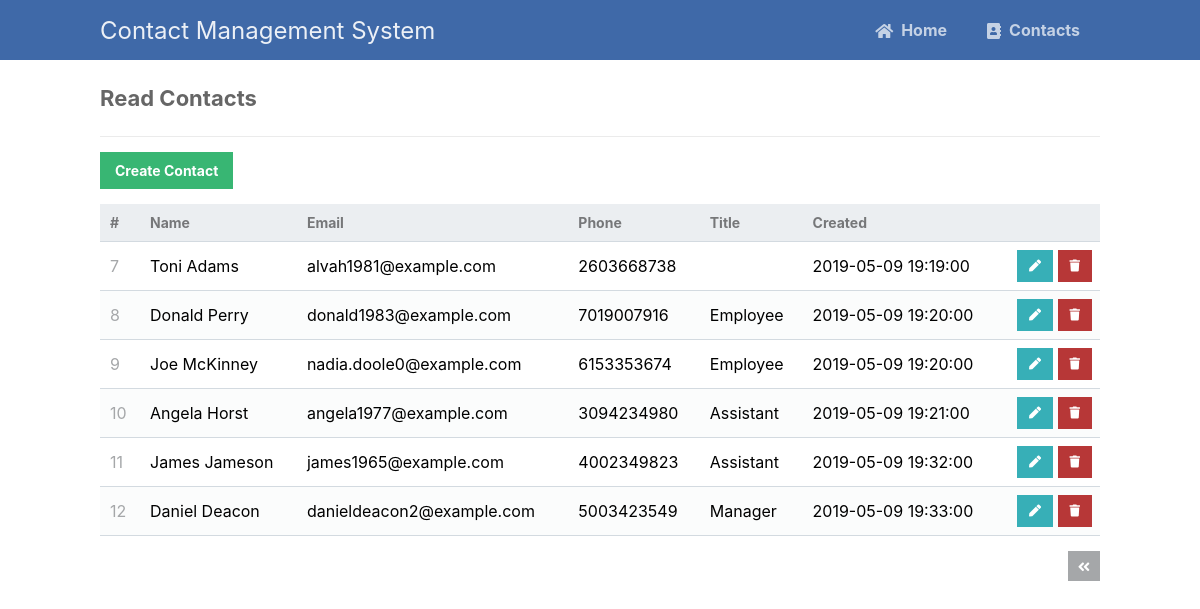
The app's page /read.php?page=2 (signed in) with its own data.
### tables this page shows
CREATE TABLE IF NOT EXISTS `contacts` (
	`id` int(11) NOT NULL AUTO_INCREMENT,
  	`name` varchar(255) NOT NULL,
  	`email` varchar(255) NOT NULL,
  	`phone` varchar(255) NOT NULL,
  	`title` varchar(255) NOT NULL,
  	`created` datetime NOT NULL DEFAULT CURRENT_TIMESTAMP,
	PRIMARY KEY (`id`)
);

### read.php (the view, shortened to what this page needs)
<?php
include 'functions.php';
$pdo = pdo_connect_mysql();
$page = isset($_GET['page']) && is_numeric($_GET['page']) ? (int)$_GET['page'] : 1;
$records_per_page = 6;
$stmt = $pdo->prepare('SELECT * FROM contacts ORDER BY id LIMIT :current_page, :record_per_page');
$stmt->bindValue(':current_page', ($page-1)*$records_per_page, PDO::PARAM_INT);
$stmt->bindValue(':record_per_page', $records_per_page, PDO::PARAM_INT);
$stmt->execute();
$contacts = $stmt->fetchAll(PDO::FETCH_ASSOC);
$no = $records_per_page*($page-1)+1;
?>
<?=template_header('Read')?>
<div class="content read">
	<h2>Read Contacts</h2>
	<a href="create.php" class="create-contact">Create Contact</a>
	<table>
        <thead>
            <tr>
                <td>#</td>
                <td>Name</td>
                <td>Email</td>
                <td>Phone</td>
                <td>Title</td>
                <td>Created</td>
                <td></td>
            </tr>
        </thead>
        <tbody>
            <?php foreach ($contacts as $contact):?>
            <tr>
                <td><?=$no?></td>
                <td><?=$contact['name']?></td>
                <td><?=$contact['email']?></td>
                <td><?=$contact['phone']?></td>
                <td><?=$contact['title']?></td>
                <td><?=$contact['created']?></td>
                <td class="actions">
                    <a href="update.php?id=<?=$contact['id']?>" class="edit"><i class="fas fa-pen fa-xs"></i></a>
                    <a href="delete.php?id=<?=$contact['id']?>" class="trash"><i class="fas fa-trash fa-xs"></i></a>
                </td>
            </tr>
            <?php $no++; endforeach; ?>
        </tbody>
    </table>
	<div class="pagination">
		<?php if ($page > 1): ?>
		<a href="read.php?page=<?=$page-1?>"><i class="fas fa-angle-double-left fa-sm"></i></a>
		<?php endif; ?>
	</div>
</div>
<?=template_footer()?>

### style.css (style rules this page uses)
* { box-sizing: border-box; font-family: -apple-system, BlinkMacSystemFont, "segoe ui", roboto, oxygen, ubuntu, cantarell, "fira sans", "droid sans", "helvetica neue", Arial, sans-serif; font-size: 16px; -webkit-font-smoothing: antialiased; -moz-osx-font-smoothing: grayscale; }
body { background-color: #FFFFFF; margin: 0; }
.content { width: 1000px; margin: 0 auto; }
.content h2 { margin: 0; padding: 25px 0; font-size: 22px; border-bottom: 1px solid #ebebeb; color: #666666; }
.read .create-contact { display: inline-block; text-decoration: none; background-color: #38b673; font-weight: bold; font-size: 14px; color: #FFFFFF; padding: 10px 15px; margin: 15px 0; }
.read .pagination { display: flex; justify-content: flex-end; }
.read .pagination a { display: inline-block; text-decoration: none; background-color: #a5a7a9; font-weight: bold; color: #FFFFFF; padding: 5px 10px; margin: 15px 0 15px 5px; }
.read table { width: 100%; padding-top: 30px; border-collapse: collapse; }
.read table thead { background-color: #ebeef1; border-bottom: 1px solid #d3dae0; }
.read table thead td { padding: 10px; font-weight: bold; color: #767779; font-size: 14px; }
.read table tbody tr { border-bottom: 1px solid #d3dae0; }
.read table tbody tr:nth-child(even) { background-color: #fbfcfc; }
.read table tbody tr td { padding: 10px; }
.read table tbody tr td:nth-child(1) { color: #a5a7a9; }
.read table tbody tr td.actions { padding: 8px; text-align: right; }
.read table tbody tr td.actions .edit, .read table tbody tr td.actions .trash { display: inline-flex; text-align: right; text-decoration: none; color: #FFFFFF; padding: 10px 12px; }
.read table tbody tr td.actions .trash { background-color: #b73737; }
.read table tbody tr td.actions .edit { background-color: #37afb7; }

### records on screen
contacts: name "Toni Adams", email "alvah1981@example.com", phone "2603668738", created "2019-05-09 19:19:00"
contacts: name "Donald Perry", email "donald1983@example.com", phone "7019007916", title "Employee", created "2019-05-09 19:20:00"
contacts: name "Joe McKinney", email "nadia.doole0@example.com", phone "6153353674", title "Employee", created "2019-05-09 19:20:00"
contacts: name "Angela Horst", email "angela1977@example.com", phone "3094234980", title "Assistant", created "2019-05-09 19:21:00"
contacts: name "James Jameson", email "james1965@example.com", phone "4002349823", title "Assistant", created "2019-05-09 19:32:00"
contacts: name "Daniel Deacon", email "danieldeacon2@example.com", phone "5003423549", title "Manager", created "2019-05-09 19:33:00"
